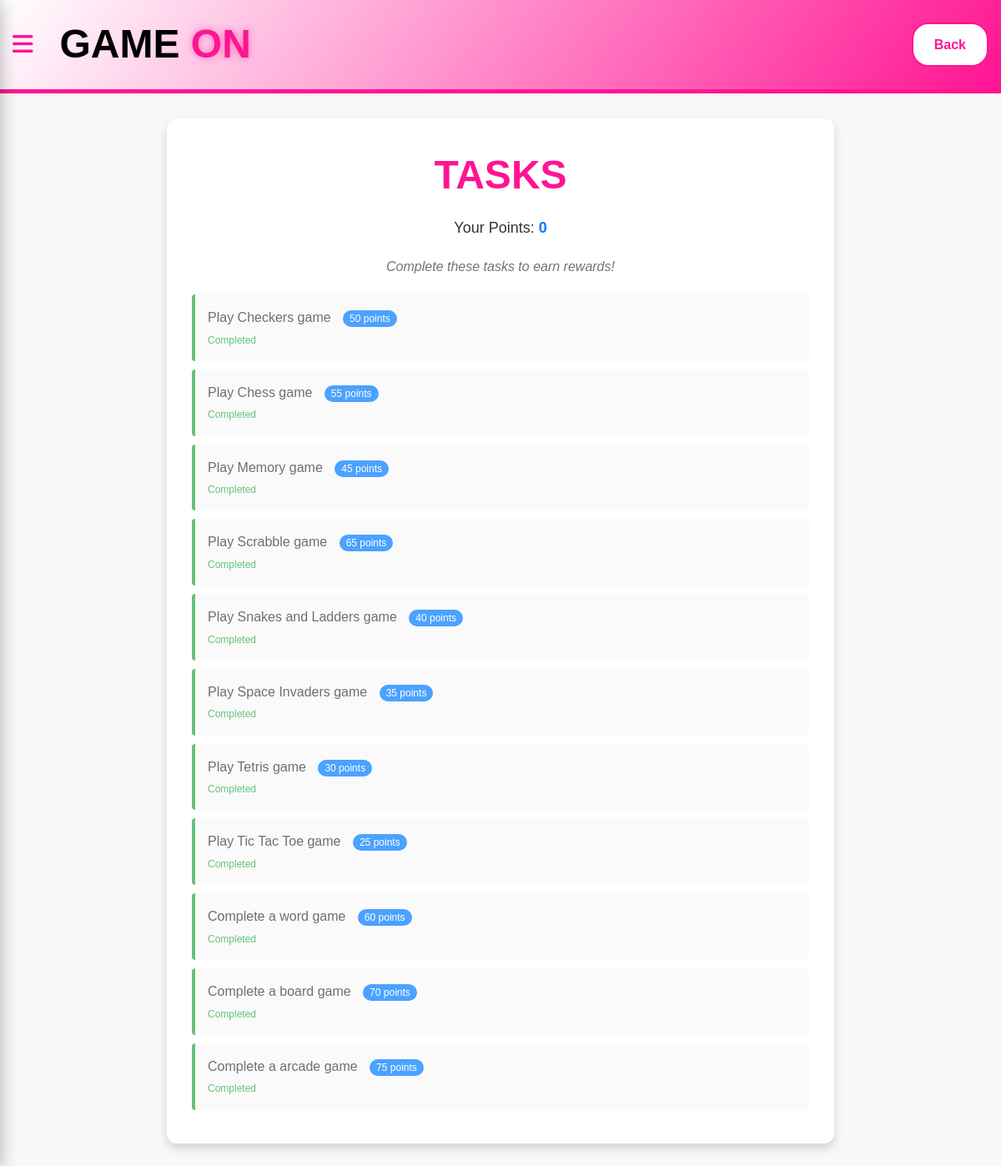
The page /tasks (signed in) on the database its author committed.
### app.py (models this page shows, shortened)
class User(db.Model, UserMixin):
    id = db.Column(db.Integer, primary_key=True)
    username = db.Column(db.String(20), nullable=False, unique=True)
    password = db.Column(db.String(100), nullable=False)  # Store hashed passwords
    email = db.Column(db.String(120), nullable=False, unique=True)
    points = db.Column(db.Integer, default=0)  # Points earned from completing tasks
    tasks = db.relationship('Task', secondary='user_tasks', backref='users')
    rewards = db.relationship('Reward', secondary='user_rewards', backref='users')

class Task(db.Model):
    id = db.Column(db.Integer, primary_key=True)
    description = db.Column(db.String(200), nullable=False)
    reward_points = db.Column(db.Integer, nullable=False, default=10)
    created_at = db.Column(db.DateTime, default=datetime.utcnow)
    due_date = db.Column(db.DateTime, nullable=True)
    task_type = db.Column(db.String(50), nullable=True)  # Type of task
    required_count = db.Column(db.Integer, default=1)  # How many times the action needs to be performed
    game_id = db.Column(db.String(20), nullable=True)  # Specific game ID if task is game-specific
    PLAY_GAME = 'play_game'  # Play a game

### app.py (the view)
@app.route('/tasks', methods=['GET', 'POST'])
@login_required
def tasks():
    try:
        global_tasks = Task.query.filter(
            (Task.game_id.is_(None)) |
            (Task.task_type.in_(
                [Task.PLAY_GAME]))
        ).all()
        user_tasks = {}
        if current_user.is_authenticated:
            user_task_records = UserTask.query.filter_by(user_id=current_user.id).all()
            for user_task in user_task_records:
                user_tasks[user_task.task_id] = user_task
        tasks = []
        for task in global_tasks:
            task_info = {
                'id': task.id,
                'description': task.description,
                'reward_points': task.reward_points,
                'created_at': task.created_at,
                'due_date': task.due_date,
                'completed': False
            }
            if task.id in user_tasks:
                task_info['completed'] = user_tasks[task.id].completed
            tasks.append(task_info)
        return render_template('tasks.html', tasks=tasks, current_user=current_user)
    except Exception as e:
        logging.error(f"Error in tasks route: {e}")
        flash("Sorry, there was an error loading the tasks page.", "error")
        return redirect(url_for('home'))

### app.py (called while the page is built)
@login_manager.user_loader
def load_user(user_id):
    try:
        user_id_int = int(user_id)  # Convert user_id to integer
        return User.query.get(user_id_int)
    except ValueError:
        logging.error(f"Invalid user ID: {user_id}")
        return None

### templates/tasks.html (shortened to what this page needs)
<!doctype html>
<html lang="en">
  <head>
    <link
      rel="stylesheet"
      href="{{ url_for('static', filename='css/style.css') }}"
    />
    <link
      rel="stylesheet"
      href="https://cdnjs.cloudflare.com/ajax/libs/font-awesome/6.5.0/css/all.min.css"
    />
  </head>
  <body>
    <header>
      <div class="left-group">
        <button id="settings-button"><i class="fas fa-bars"></i></button>
        <div class="logo">GAME <span>ON</span></div>
      </div>
      <div class="back-button" onclick="history.back()">
        <a href="/">Back</a>
      </div>
    </header>
    <main>
      <div class="tasks-container">
        <h2 class="h2">TASKS</h2>
        <div class="user-points">
          Your Points: <span>{{ current_user.points }}</span>
        </div>
        <p class="task-info-text">
          Complete these tasks to earn rewards!
        </p>
        {% if tasks %}
        <ul class="task-list">
          {% for task in tasks %}
          <li class="task-item {% if task.completed %}completed{% endif %}" id="task-{{ task.id }}">
            <div class="task-info">
              <div class="task-description">
                {{ task.description }}
                <span class="points-badge"
                  >{{ task.reward_points }} points</span
                >
              </div>
              <div class="task-meta">
                <span id="task-completed-{{ task.id }}" style="color: {% if task.completed %}#28a745{% else %}#007bff{% endif %}">
                    {% if task.completed %}Completed{% else %}In Progress{% endif %}
                </span>
              </div>
            </div>
          </li>
          {% endfor %}
        </ul>
        {% else %}
        <div class="no-tasks">
          <p>No tasks available at the moment. Check back later!</p>
        </div>
        {% endif %}
      </div>
    </main>
  </body>
</html>

### static/css/style.css (style rules this page uses)
* { margin: 0; padding: 0; box-sizing: border-box; font-family: Arial, sans-serif; }
body { background-color: #f8f8f8; color: #333; line-height: 1.6; }
header { display: flex; justify-content: space-between; align-items: center; padding: 15px; background: pink; border-bottom: 5px solid #ff1493; background: linear-gradient(125deg, white 0%, #ff1493 100%); }
.logo { font-size: 48px; font-weight: bold; color: #000; }
.logo span { color: #ff1493; text-shadow: 0 0 10px rgba(255, 20, 147, 0.5); }
#settings-button { background: none; border: none; cursor: pointer; font-size: 24px; color: #ff1493; margin-left: 0rem; margin-right: 1rem;; display: flex; align-items: center; }
#settings-button i { font-size: 28px; color: #ff1493; }
.back-button { padding: 15px; }
.back-button a { color: #ff1493; text-decoration: none; font-weight: bold; }
.back-button { background: white; color: #ff1493; border: 2px solid #ff1493; padding: 12px 25px; border-radius: 20px; cursor: pointer; font-weight: bold; transition: all 0.3s; font-size: 16px; }
.left-group { display: flex; align-items: center; gap: 1rem; }

### templates/tasks.html (style rules this page uses)
.h2 { font-size: 48px; font-weight: bold; color:#ff1493; text-align: center; margin-bottom: 10px; }
.tasks-container { max-width: 800px; margin: 30px auto; padding: 30px; background-color: #fff; border-radius: 12px; box-shadow: 0 6px 12px rgba(0, 0, 0, 0.15); }
.task-list { list-style: none; padding: 0; }
.task-item { padding: 15px; margin-bottom: 10px; border-left: 4px solid #007bff; background-color: #f8f9fa; border-radius: 4px; display: flex; justify-content: space-between; align-items: center; }
.task-item.completed { border-left-color: #28a745; opacity: 0.7; }
.task-info { flex-grow: 1; }
.task-description { font-size: 16px; margin-bottom: 5px; }
.task-meta { font-size: 12px; color: #6c757d; }
.task-info-text { margin-bottom: 20px; color: #6c757d; font-style: italic; text-align: center; }
.points-badge { background-color: #007bff; color: white; padding: 3px 8px; border-radius: 10px; font-size: 12px; margin-left: 10px; }
.user-points { text-align: center; margin-bottom: 20px; font-size: 18px; }
.user-points span { font-weight: bold; color: #007bff; }

### rows shown on the page
User: points "0"
Task: description "Play Checkers game", reward_points "50"
Task: description "Play Chess game", reward_points "55"
Task: description "Play Memory game", reward_points "45"
Task: description "Play Scrabble game", reward_points "65"
Task: description "Play Snakes and Ladders game", reward_points "40"
Task: description "Play Space Invaders game", reward_points "35"
Task: description "Play Tetris game", reward_points "30"
Task: description "Play Tic Tac Toe game", reward_points "25"
Task: description "Complete a word game", reward_points "60"
Task: description "Complete a board game", reward_points "70"
Task: description "Complete a arcade game", reward_points "75"
